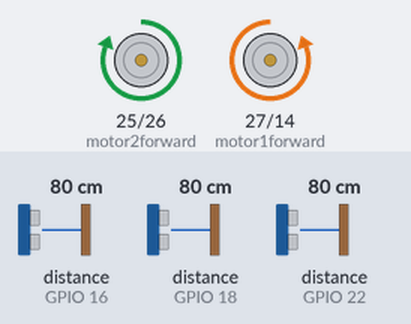
Simulated run of this sketch. Board: ESP32. On the bench: motor-driver pin pairs drawn as motors (green arrow = first pin HIGH = forward, orange = second pin HIGH = backward, longer = more drive). Wiring (inferred from the names in the program): 3 × ultrasonic range finder: trigger GPIO 17, echo GPIO 16 / trigger GPIO 19, echo GPIO 18 / trigger GPIO 23, echo GPIO 22. The test bench sets the inputs (shaded band); at power-on: distance to the obstacle (sensors on GPIO 16, GPIO 18, GPIO 22) 80 cm. The echo pulse lasts 58.3 µs per cm; random numbers use the default seed unless the sketch sets one.

Above: at 1.2 s.
1.3 s: distance to the obstacle (sensor on GPIO 16) set to 12 cm
3.0 s: distance to the obstacle (sensor on GPIO 16) set to 9 cm
At 3.7 s:
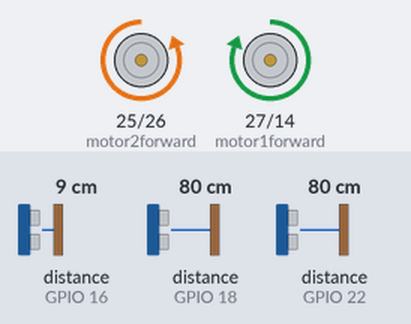
6.3 s: distance to the obstacle (sensor on GPIO 16) set to 18 cm
At 8.2 s:
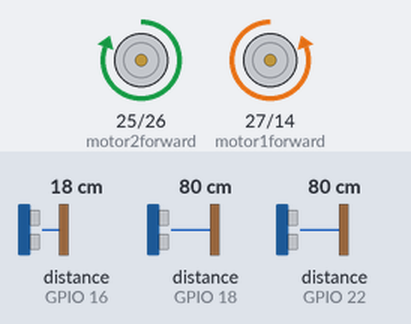
8.5 s: distance to the obstacle (sensor on GPIO 18) set to 12 cm
10.0 s: distance to the obstacle (sensor on GPIO 18) set to 9 cm
At 10.9 s:
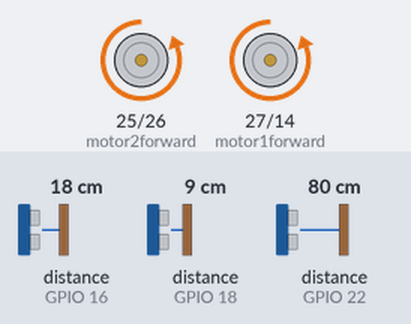
13.3 s: distance to the obstacle (sensor on GPIO 18) set to 18 cm
Timing chart, 0 to 15.9 s (numbered marks = the images above; inputs shaded):
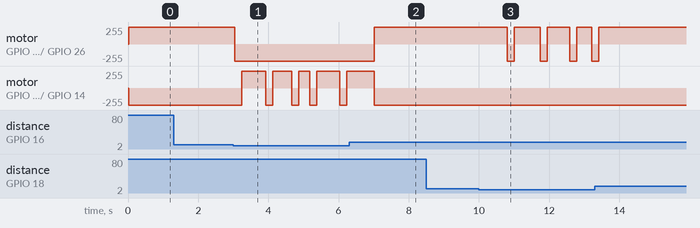

Measured:
- the behaviour switches between 11 and 10 cm on distance to the obstacle (sensor on GPIO 16) (found by bisection; images 0 and 1)
- the behaviour switches between 11 and 10 cm on distance to the obstacle (sensor on GPIO 18) (found by bisection; images 2 and 3)
- after the input at 1.3 s, every drawn part: stays the same
- after the input at 6.3 s, motor on GPIO 25 (motor2forward) / GPIO 26 (motor2back): backward 255/255 → forward 255/255 after 0.71 s
- after the input at 8.5 s, every drawn part: stays the same
- after the input at 10.0 s, motor on GPIO 25 (motor2forward) / GPIO 26 (motor2back): forward 255/255 → backward 255/255 after 0.81 s, then repeats every 0.94 s: forward 255/255 0.74 s, backward 255/255 0.20 s

The sketch:

Edge_Detection_Code.ino
```cpp
int motor1forward = 27;
int motor1back = 14;
int motor2back = 26;
int motor2forward = 25;

//motor2 = right wheel

int trigPinFront = 23;
int echoPinFront = 22;

int trigPinLeft = 19;
int echoPinLeft = 18;

int trigPinRight = 17;
int echoPinRight = 16;

void setup() {
  pinMode(motor1back, OUTPUT);
  pinMode(motor1forward, OUTPUT);
  pinMode(motor2back, OUTPUT);
  pinMode(motor2forward, OUTPUT);

  pinMode(trigPinFront, OUTPUT);
  pinMode(echoPinFront, INPUT);

  pinMode(trigPinLeft, OUTPUT);
  pinMode(echoPinLeft, INPUT);

  pinMode(trigPinRight, OUTPUT);
  pinMode(echoPinRight, INPUT);

}

void loop() {
  long durationFront, durationLeft, durationRight;
  long distanceFront, distanceLeft, distanceRight;

  digitalWrite(trigPinFront, LOW);
  delayMicroseconds(2);
  digitalWrite(trigPinFront, HIGH);
  delayMicroseconds(10);
  digitalWrite(trigPinFront, LOW);
  durationFront = pulseIn(echoPinFront, HIGH);
  distanceFront = (durationFront / 2) / 29.1;

  digitalWrite(trigPinLeft, LOW);
  delayMicroseconds(2);
  digitalWrite(trigPinLeft, HIGH);
  delayMicroseconds(10);
  digitalWrite(trigPinLeft, LOW);
  durationLeft = pulseIn(echoPinLeft, HIGH);
  distanceLeft = (durationLeft / 2) / 29.1;

  digitalWrite(trigPinRight, LOW);
  delayMicroseconds(2);
  digitalWrite(trigPinRight, HIGH);
  delayMicroseconds(10);
  digitalWrite(trigPinRight, LOW);
  durationRight = pulseIn(echoPinRight, HIGH);
  distanceRight = (durationRight / 2) / 29.1;

  if (distanceFront >= 10 and distanceLeft <=10) {
    digitalWrite(motor1forward, LOW); // go back
    digitalWrite(motor2back, HIGH);
    digitalWrite(motor1back, HIGH);
    digitalWrite(motor2forward, LOW);
    delay(200);

    digitalWrite(motor1forward, LOW); // left turn
    digitalWrite(motor2forward, HIGH);
    digitalWrite(motor1back, HIGH);
    digitalWrite(motor2back, LOW );
    delay(random(200, 1000));
  }

  else if(distanceFront >=10 and distanceRight <=10){
    digitalWrite(motor1forward, LOW); // go back
    digitalWrite(motor2back, HIGH);
    digitalWrite(motor1back, HIGH);
    digitalWrite(motor2forward, LOW);
    delay(200);

    digitalWrite(motor1forward, HIGH); // right turn
    digitalWrite(motor2forward, LOW);
    digitalWrite(motor1back, LOW);
    digitalWrite(motor2back, HIGH);
    delay(random(200, 1000));
  }

  else if (distanceRight >=10){
    digitalWrite(motor1forward, LOW); // left turn
    digitalWrite(motor2forward, HIGH);
    digitalWrite(motor1back, HIGH);
    digitalWrite(motor2back, LOW );
    delay(random(200, 1000));
  }

  else if (distanceLeft >=10){
    digitalWrite(motor1forward, HIGH); // right turn
    digitalWrite(motor2forward, LOW);
    digitalWrite(motor1back, LOW);
    digitalWrite(motor2back, HIGH);
    delay(random(200, 1000));
  }

  else if (distanceFront <= 10) {
    digitalWrite(motor1forward, HIGH); // go forward
    digitalWrite(motor2back, LOW);
    digitalWrite(motor1back, LOW);
    digitalWrite(motor2forward, HIGH);
  }

}
```
